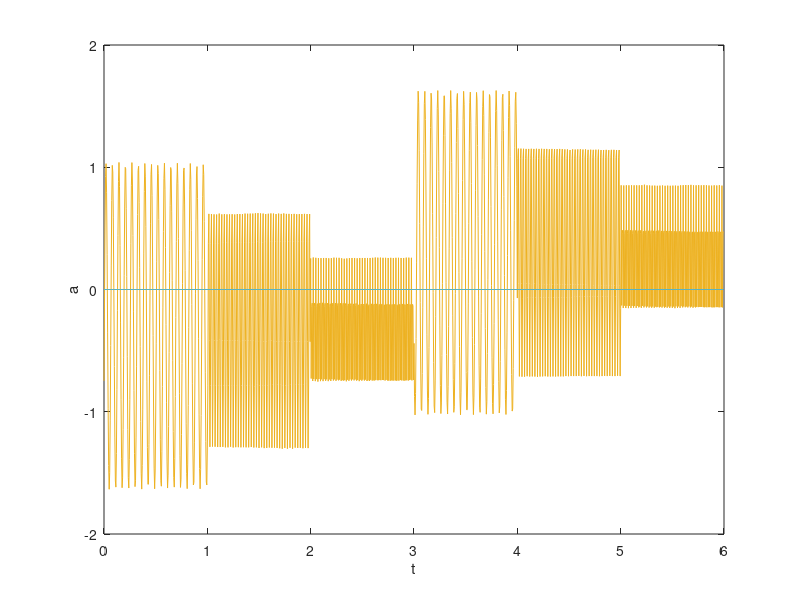

Write MATLAB code to recreate this figure. (Note: this script raises an error after producing the figure.)
clear all

%% data
bridge = 'trilbardou';
Fs = 200;
load('ponts marne/data/tests/test3');
meanToZero = true;
autocorrelation = false;

dt = 1/Fs;
t = dt * (0:size(X, 2)-1);

%%

if meanToZero
    for dof = 1:size(X, 1)
        X(dof, :) = X(dof, :) - mean(X(dof, :));
    end
end

if autocorrelation
    Rx = nan(size(X));
    for dof = 1:size(X, 1)
        RxDof = xcorr(X(dof, :), 'biased') / var(X(dof, :));
        Rx(dof, :) = RxDof(ceil(length(RxDof)/2):end);
    end
end

%% plots

fig = figure;
ax = axes(fig);
plts = plot(t, X);
xlabel(ax, 't');
ylabel(ax, 'a');

if autocorrelation
    fig = figure;
    ax = axes(fig);
    pltsAutocorr = plot(t, Rx);
    xlabel(ax, 't');
    ylabel(ax, 'Ra');
end

%% shapes plot

dimensionsShapes

%% wavelet

Q = 10;
NbMaxRidges = 1;
NbMaxParallelRidges = 1;
fmin = 1;
fmax = 100;

WaveletMenu('WaveletPlot', plts, 'Q', Q, 'fmin', fmin, 'fmax', fmax, 'MultiSignalMode', true,...
    'MaxRidges', NbMaxRidges, 'MaxParallelRidges', NbMaxParallelRidges, 'RealShapePlot', shapePlotBridge);


if autocorrelation
    WaveletMenu('WaveletPlot', pltsAutocorr, 'Q', Q, 'fmin', fmin, 'fmax', fmax, 'MultiSignalMode', true,...
    'MaxRidges', NbMaxRidges, 'MaxParallelRidges', NbMaxParallelRidges, 'RealShapePlot', shapePlotBridge);
end

















% 
% 
% %%
% 
% %(K-w2*M)*phi = 0 => (M\K-w2*Id)*phi = 0 => M\K*phi = w2*phi
% 
% mu = 1;
% deltaX = 1;
% N = 10;
% masse_essieu = 10;
% 
% 
% M = eye(N)*mu*deltaX;
% 
% 
% K = 6*eye(N);
% for index = 1:N-1
%     K(index, index+1) = -4;
%     K(index+1 , index) = -4;
% end
% for index = 1:N-2
%     K(index, index+2) = 1;
%     K(index+2 , index) = 1;
% end
% 
% 
% 
% xessieu = 5;
% DDLessieu = round(xessieu/deltaX);
% Mtilde = M;
% Mtilde(DDLessieu, DDLessieu) = Mtilde(DDLessieu, DDLessieu) + masse_essieu;
% 
% 
% 
% [Vtilde, Dtilde] = eig(Mtilde\K);
% 
% for mode = 1:N
%     deformee = Vtilde(:, mode);
%     m_modal = traspose(deformee)*Mtilde*deformee;
%     k_modal = traspose(deformee)*K*deformee;
%     c_modal = traspose(deformee)*C*deformee;
%     
%     
% 
